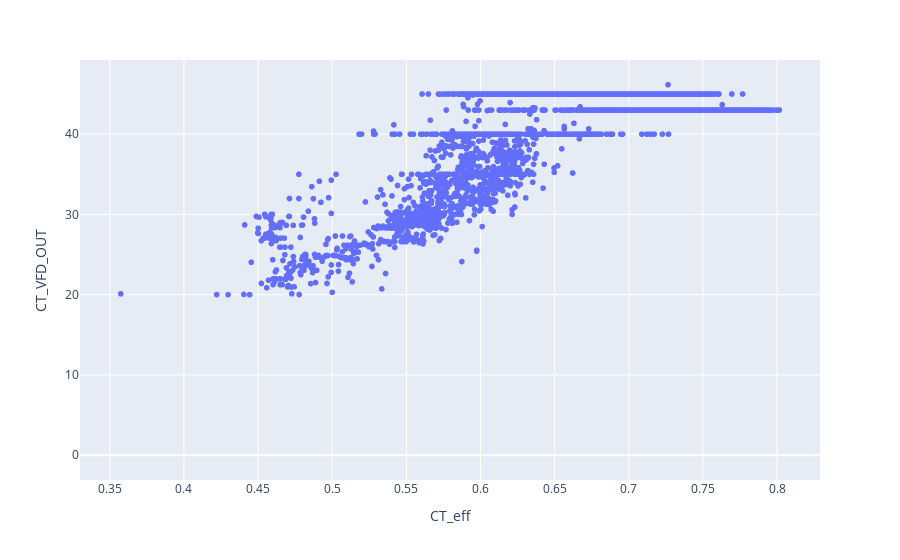

Notebook source saved alongside this figure:
### Code cell
opt.df.plot.scatter(y='CT_VFD_OUT',x='CT_eff')

### Figure 1 — Plotly figure (JSON) as saved in the notebook; plotly's stock layout.template omitted (floating-point values rounded to 4 significant figures; data arrays with more than 128 entries replaced by an {"elided": "..."} marker saying what was removed)
{"data": [{"hovertemplate": "CT_eff=%{x}<br>CT_VFD_OUT=%{y}<extra></extra>", "legendgroup": "", "marker": {"color": "#636efa", "symbol": "circle"}, "mode": "markers", "name": "", "showlegend": false, "type": "scattergl", "x": {"elided": "4464 float values"}, "xaxis": "x", "y": {"elided": "4464 float values"}, "yaxis": "y"}], "layout": {"legend": {"tracegroupgap": 0}, "margin": {"t": 60}, "xaxis": {"anchor": "y", "domain": [0, 1], "title": {"text": "CT_eff"}}, "yaxis": {"anchor": "x", "domain": [0, 1], "title": {"text": "CT_VFD_OUT"}}}}
